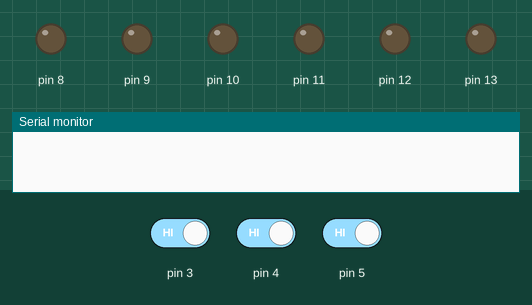
This sketch was run on a simulated Arduino Uno, built with avr-gcc and run on an emulated ATmega328P. On the bench: output pins drawn as LEDs (lit = HIGH), the last lines printed to the serial monitor. Inputs (shaded band) come from the test bench; at power-on: pin 3 HIGH, pin 4 HIGH, pin 5 HIGH. Random numbers use the default seed unless the sketch sets one.

Above: at 1.2 s.
1.3 s: pin 3 driven LOW
At 2.4 s:
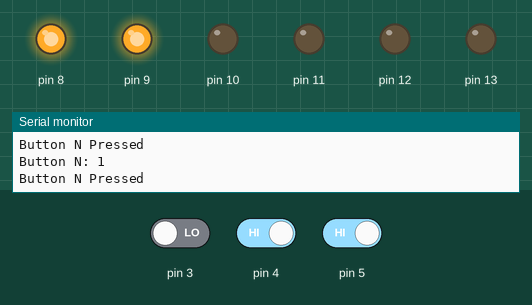
2.8 s: pin 4 driven LOW
At 3.3 s:
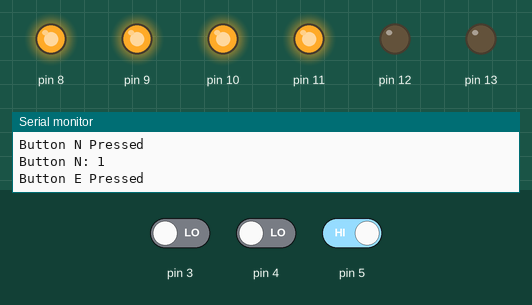
4.3 s: pin 5 driven LOW
At 6.8 s:
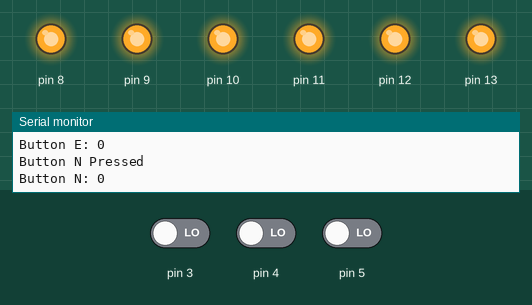
Timing chart, 0 to 41.9 s (numbered marks = the images above; inputs shaded):
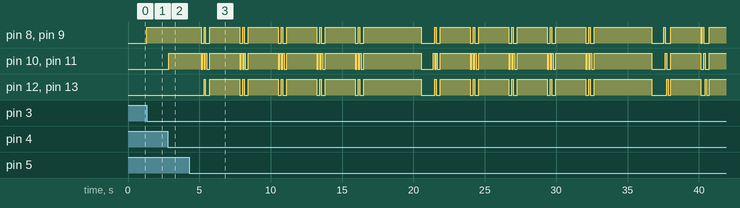

Measured:
- after the input at 1.3 s, pin 8, pin 9: LOW → HIGH at once
- after the input at 2.8 s, pin 10, pin 11: LOW → HIGH after 0.06 s
- after the input at 4.3 s, pin 8, pin 9: HIGH → LOW after 0.83 s, then moves between LOW and HIGH, repeating every 16.2 s; pin 10, pin 11: HIGH → LOW after 0.83 s, → HIGH 0.10 s later, → LOW 0.10 s later, → HIGH 0.10 s later, … (68 changes in this stretch); pin 12, pin 13: LOW → HIGH after 1.0 s, then moves between LOW and HIGH, repeating every 16.2 s

The sketch:

benv3.ino
```cpp
 //Button variables start at 0 to be off
  int buttonB = 0;
  int buttonE = 0;
  int buttonN = 0;
  int randomNumber;
 //button state vars
  int buttonStateB = 0;
  int buttonStateE = 0;
  int buttonStateN = 0;


void setup() {
  Serial.begin(9600);
  //Busy Board for 4 letters by Nate Jalbert 2019
  //Letter B
  pinMode(13, OUTPUT);
  pinMode(12, OUTPUT);
  //Letter E
  pinMode(11, OUTPUT);
  pinMode(10, OUTPUT);
  //Letter N
  pinMode(9, OUTPUT);
  pinMode(8, OUTPUT);

  //B Button
  pinMode(5, INPUT);
  //E Button
  pinMode(4, INPUT);
  //N Button
  pinMode(3, INPUT);

  //generate random seed
  randomSeed(analogRead(0));
}

void inputReset(){
  buttonStateB = digitalRead(5);
  buttonStateE = digitalRead(4);
  buttonStateN = digitalRead(3);

  if (buttonStateB == LOW) {
    buttonB = 0;
    Serial.print("Button B Pressed");
    Serial.print('\n');
    Serial.print("Button B: ");
    Serial.print(buttonB);
    Serial.print('\n');
    delay(200);
  }

  if (buttonStateE == LOW) {
    buttonE = 0;
    Serial.print("Button E Pressed");
    Serial.print('\n');
    Serial.print("Button E: ");
      Serial.print(buttonE);
      Serial.print('\n');
    delay(200);
  }

  if (buttonStateN == LOW) {
    buttonN = 0;
    Serial.print("Button N Pressed");
    Serial.print('\n');
    Serial.print("Button N: ");
      Serial.print(buttonN);
      Serial.print('\n');
    delay(200);
  }


}


void letterB(){
  digitalWrite(13, HIGH);
  digitalWrite(12, HIGH);
}

void letterE(){
  digitalWrite(11, HIGH);
  digitalWrite(10, HIGH);
}

void letterN(){
  digitalWrite(9, HIGH);
  digitalWrite(8, HIGH);
}


void letterBoff(){
  digitalWrite(13, LOW);
  digitalWrite(12, LOW);
}

void letterEoff(){
  digitalWrite(11, LOW);
  digitalWrite(10, LOW);
}

void letterNoff(){
  digitalWrite(9, LOW);
  digitalWrite(8, LOW);
}


void LightShow1(){
inputReset();

int i = 0;
for (i = 0; i < 5; i++){
delay(100);
letterBoff();
letterEoff();
letterNoff();
delay(100);
letterB();
letterEoff();
letterNoff();
delay(100);
letterBoff();
letterE();
letterNoff();
delay(100);
letterBoff();
letterEoff();
letterN();
delay(100);
letterBoff();
letterEoff();
letterNoff();
delay(200);
letterB();
letterE();
letterN();
delay(2000);
buttonB=0;
buttonE=0;
buttonN=0;
}
}

void lightShow2(){
inputReset();

int i = 0;
for (i = 0; i < 5; i++){
delay(100);
letterBoff();
letterEoff();
letterNoff();
delay(100);
letterBoff();
letterEoff();
letterN();
delay(100);
letterBoff();
letterE();
letterNoff();
delay(100);
letterB();
letterEoff();
letterNoff();
delay(100);
letterBoff();
letterEoff();
letterNoff();
delay(200);
letterB();
letterE();
letterN();
delay(2000);
buttonB=0;
buttonE=0;
buttonN=0;
}
}

void lightShow3(){
inputReset();

int i = 0;
for (i = 0; i < 5; i++){
delay(100);
letterBoff();
letterEoff();
letterNoff();
delay(100);
letterBoff();
letterE();
letterNoff();
delay(100);
letterB();
letterEoff();
letterN();
delay(100);
letterBoff();
letterE();
letterNoff();
delay(100);
letterBoff();
letterEoff();
letterNoff();
delay(200);
letterB();
letterE();
letterN();
delay(2000);
buttonB=0;
buttonE=0;
buttonN=0;
}
}


void loop() {
  buttonStateB = digitalRead(5);
  buttonStateE = digitalRead(4);
  buttonStateN = digitalRead(3);
 if ((buttonStateB == LOW) || (buttonStateE == LOW) || (buttonStateN == LOW)){
  if (buttonStateB == LOW) {
    buttonB = 1;
    Serial.print("Button B Pressed");
    Serial.print('\n');
    Serial.print("Button B: ");
    Serial.print(buttonB);
    Serial.print('\n');
    //delay(200);
  }

  if (buttonStateE == LOW) {
    buttonE = 1;
    Serial.print("Button E Pressed");
    Serial.print('\n');
    Serial.print("Button E: ");
      Serial.print(buttonE);
      Serial.print('\n');
    //delay(200);
  }

  if (buttonStateN == LOW) {
    buttonN = 1;
    Serial.print("Button N Pressed");
    Serial.print('\n');
    Serial.print("Button N: ");
      Serial.print(buttonN);
      Serial.print('\n');
    //delay(200);
  }


 if (buttonB == 0 && buttonE == 0 && buttonN == 0){
  //Serial.print("_ _ _ ");
  letterBoff();
  letterEoff();
  letterNoff();

 }
if (buttonB == 0 && buttonE == 0 && buttonN == 1){
  //Serial.print("_ _ N");
  letterBoff();
  letterEoff();
  letterN();

 }

 if (buttonB == 0 && buttonE == 1 && buttonN == 0){
  //Serial.print("_ E_");
  letterBoff();
  letterE();
  letterNoff();

 }
 if (buttonB == 0 && buttonE == 1 && buttonN == 1){
  //Serial.print("_ E N ");
  letterBoff();
  letterE();
  letterN();

 }

  if (buttonB == 1 && buttonE == 0 && buttonN == 0){
  //Serial.print("B _ _ ");
  letterB();
  letterEoff();
  letterNoff();

 }

  if (buttonB == 1 && buttonE == 0 && buttonN == 1){
  //Serial.print("B _ N ");
  letterB();
  letterEoff();
  letterN();

 }
  if (buttonB == 1 && buttonE == 1 && buttonN == 0){
  //Serial.print("BE _ ");
  letterB();
  letterE();
  letterNoff();

 }
  if (buttonB == 1 && buttonE == 1 && buttonN == 1){
  //Serial.print("BEN ");
   randomNumber = random(0,4);
  if (randomNumber == 1)
  {
    LightShow1();
  }
  else if (randomNumber == 2)
  {
    lightShow2();
  }
  else{
    lightShow3();
  }

  letterB();
  letterE();
  letterN();
  delay(2000);
  letterBoff();
  letterEoff();
  letterNoff();

  }
 }
 //inputReset();
}
```
